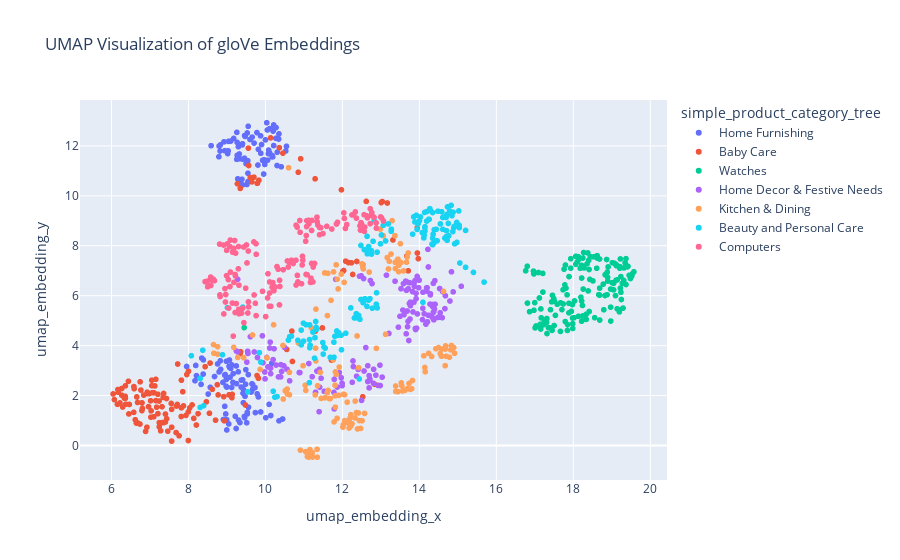

Write notebook code for a chart like this one.
### Code cell
# Réduire la dimensionnalité des embeddings avec UMAP
reducer = umap.UMAP(n_neighbors=80, min_dist=0.6, metric='cosine', random_state=graine)
embedding_2d = reducer.fit_transform(list(corpus_USE['use_embeddings']))

# Ajouter les embeddings 2D au DataFrame
corpus_USE['umap_embedding_x'] = embedding_2d[:, 0]
corpus_USE['umap_embedding_y'] = embedding_2d[:, 1]
# Ajouter une 3e dimension
# MatPlotLib3d pour faire des viz en 3D


# Visualiser les embeddings 2D avec Plotly
fig = px.scatter(corpus_USE, x='umap_embedding_x', y='umap_embedding_y',
                 color='simple_product_category_tree', hover_data=['NMF_label'],
                 title='UMAP Visualization of gloVe Embeddings')
fig.show()

### Figure 1 — Plotly figure (JSON) as saved in the notebook; plotly's stock layout.template omitted (floating-point values rounded to 4 significant figures; data arrays with more than 128 entries replaced by an {"elided": "..."} marker saying what was removed)
{"data": [{"customdata": {"elided": "150x1 int values"}, "hovertemplate": "simple_product_category_tree=Home Furnishing<br>umap_embedding_x=%{x}<br>umap_embedding_y=%{y}<br>NMF_label=%{customdata[0]}<extra></extra>", "legendgroup": "Home Furnishing", "marker": {"color": "#636efa", "symbol": "circle"}, "mode": "markers", "name": "Home Furnishing", "showlegend": true, "type": "scattergl", "x": {"elided": "150 float values"}, "xaxis": "x", "y": {"elided": "150 float values"}, "yaxis": "y"}, {"customdata": {"elided": "150x1 int values"}, "hovertemplate": "simple_product_category_tree=Baby Care<br>umap_embedding_x=%{x}<br>umap_embedding_y=%{y}<br>NMF_label=%{customdata[0]}<extra></extra>", "legendgroup": "Baby Care", "marker": {"color": "#EF553B", "symbol": "circle"}, "mode": "markers", "name": "Baby Care", "showlegend": true, "type": "scattergl", "x": {"elided": "150 float values"}, "xaxis": "x", "y": {"elided": "150 float values"}, "yaxis": "y"}, {"customdata": {"elided": "150x1 int values"}, "hovertemplate": "simple_product_category_tree=Watches<br>umap_embedding_x=%{x}<br>umap_embedding_y=%{y}<br>NMF_label=%{customdata[0]}<extra></extra>", "legendgroup": "Watches", "marker": {"color": "#00cc96", "symbol": "circle"}, "mode": "markers", "name": "Watches", "showlegend": true, "type": "scattergl", "x": {"elided": "150 float values"}, "xaxis": "x", "y": {"elided": "150 float values"}, "yaxis": "y"}, {"customdata": {"elided": "150x1 int values"}, "hovertemplate": "simple_product_category_tree=Home Decor & Festive Needs<br>umap_embedding_x=%{x}<br>umap_embedding_y=%{y}<br>NMF_label=%{customdata[0]}<extra></extra>", "legendgroup": "Home Decor & Festive Needs", "marker": {"color": "#ab63fa", "symbol": "circle"}, "mode": "markers", "name": "Home Decor & Festive Needs", "showlegend": true, "type": "scattergl", "x": {"elided": "150 float values"}, "xaxis": "x", "y": {"elided": "150 float values"}, "yaxis": "y"}, {"customdata": {"elided": "150x1 int values"}, "hovertemplate": "simple_product_category_tree=Kitchen & Dining<br>umap_embedding_x=%{x}<br>umap_embedding_y=%{y}<br>NMF_label=%{customdata[0]}<extra></extra>", "legendgroup": "Kitchen & Dining", "marker": {"color": "#FFA15A", "symbol": "circle"}, "mode": "markers", "name": "Kitchen & Dining", "showlegend": true, "type": "scattergl", "x": {"elided": "150 float values"}, "xaxis": "x", "y": {"elided": "150 float values"}, "yaxis": "y"}, {"customdata": {"elided": "150x1 int values"}, "hovertemplate": "simple_product_category_tree=Beauty and Personal Care<br>umap_embedding_x=%{x}<br>umap_embedding_y=%{y}<br>NMF_label=%{customdata[0]}<extra></extra>", "legendgroup": "Beauty and Personal Care", "marker": {"color": "#19d3f3", "symbol": "circle"}, "mode": "markers", "name": "Beauty and Personal Care", "showlegend": true, "type": "scattergl", "x": {"elided": "150 float values"}, "xaxis": "x", "y": {"elided": "150 float values"}, "yaxis": "y"}, {"customdata": {"elided": "150x1 int values"}, "hovertemplate": "simple_product_category_tree=Computers<br>umap_embedding_x=%{x}<br>umap_embedding_y=%{y}<br>NMF_label=%{customdata[0]}<extra></extra>", "legendgroup": "Computers", "marker": {"color": "#FF6692", "symbol": "circle"}, "mode": "markers", "name": "Computers", "showlegend": true, "type": "scattergl", "x": {"elided": "150 float values"}, "xaxis": "x", "y": {"elided": "150 float values"}, "yaxis": "y"}], "layout": {"legend": {"title": {"text": "simple_product_category_tree"}, "tracegroupgap": 0}, "title": {"text": "UMAP Visualization of gloVe Embeddings"}, "xaxis": {"anchor": "y", "domain": [0, 1], "title": {"text": "umap_embedding_x"}}, "yaxis": {"anchor": "x", "domain": [0, 1], "title": {"text": "umap_embedding_y"}}}}
